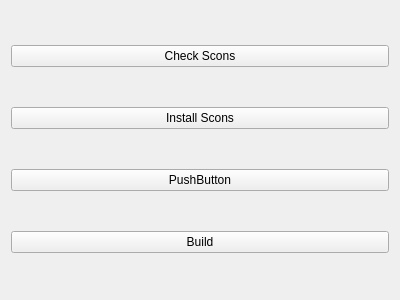
<?xml version="1.0" encoding="UTF-8"?>
<ui version="4.0">
 <class>build_module_root</class>
 <widget class="QWidget" name="build_module_root">
  <property name="geometry">
   <rect>
    <x>0</x>
    <y>0</y>
    <width>400</width>
    <height>300</height>
   </rect>
  </property>
  <property name="windowTitle">
   <string>Form</string>
  </property>
  <layout class="QVBoxLayout" name="verticalLayout_2">
   <item>
    <widget class="QPushButton" name="check_scons_button">
     <property name="text">
      <string>Check Scons</string>
     </property>
    </widget>
   </item>
   <item>
    <widget class="QPushButton" name="install_scons_button">
     <property name="text">
      <string>Install Scons</string>
     </property>
    </widget>
   </item>
   <item>
    <widget class="QPushButton" name="update_scons_button">
     <property name="text">
      <string>PushButton</string>
     </property>
    </widget>
   </item>
   <item>
    <widget class="QPushButton" name="build_button">
     <property name="text">
      <string>Build</string>
     </property>
    </widget>
   </item>
  </layout>
 </widget>
 <resources/>
 <connections/>
</ui>
